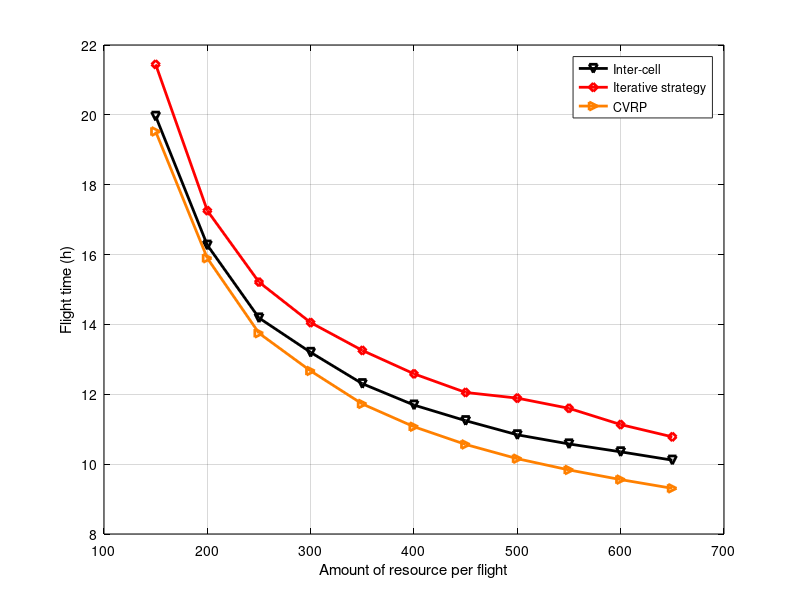

Source code (MATLAB): (Note: this script raises an error after producing the figure.)
x = [150 200 250 300 350 400 450 500 550 600 650];
y1 = [21.0827	16.1608	13.8919	12.6167	11.6798	10.9173	10.4683	10.2127	9.82867	9.34568	9.204]; % global tsp
% y2 = [21.3377	17.1505	15.0972	13.998	13.1425	12.485	12.03	11.8292	11.5195	11.0296	10.7994]; % local tsp
y3 = [21.4442	17.2578	15.2114	14.0522	13.256	12.5861	12.0524	11.8901	11.5983	11.1334	10.7812]; % iterative
y4 = [19.9591	16.2699	14.1853	13.1997	12.3036	11.6917	11.2442	10.8399	10.5784	10.3526	10.1145]; % inter-cell
y5 = [22.0667	18.1313	16.5647	15.4415	14.5097	13.8764	13.4021	12.9581	12.6822	12.0602	12.0618];% GELSGA
y6 = [19.5236	15.8954	13.7493	12.6682	11.7234	11.071	10.5636	10.156	9.8341	9.55772	9.30741];% CVRP
close all;
figure1 = figure;
% Create axes
axes1 = axes('Parent',figure1);
plot(x,y4,'-kv', 'LineWidth',2);
hold on;
grid on;
% plot(x,y2,'-bs', 'LineWidth',2);
plot(x,y3,'-rd', 'LineWidth',2);
% plot(x,y1,'-mo', 'LineWidth',2);
% plot(x,y5,'-x','Color',[0 0.4 0], 'LineWidth',2);
plot(x,y6,'->','Color',[1 0.5 0], 'LineWidth',2);
xlabel('Amount of resource per flight');
ylabel('Flight time (h)');
legend('Inter-cell','Iterative strategy','CVRP');
set(axes1,'XColor',[0 0 0],'YColor',[0 0 0]);
ytickformat('%,4.4g');
xtickformat('%,4.4g');
xticks([150 200 250 300 350 400 450 500 550 600 650]);
xlim([150 650]);
hold off;